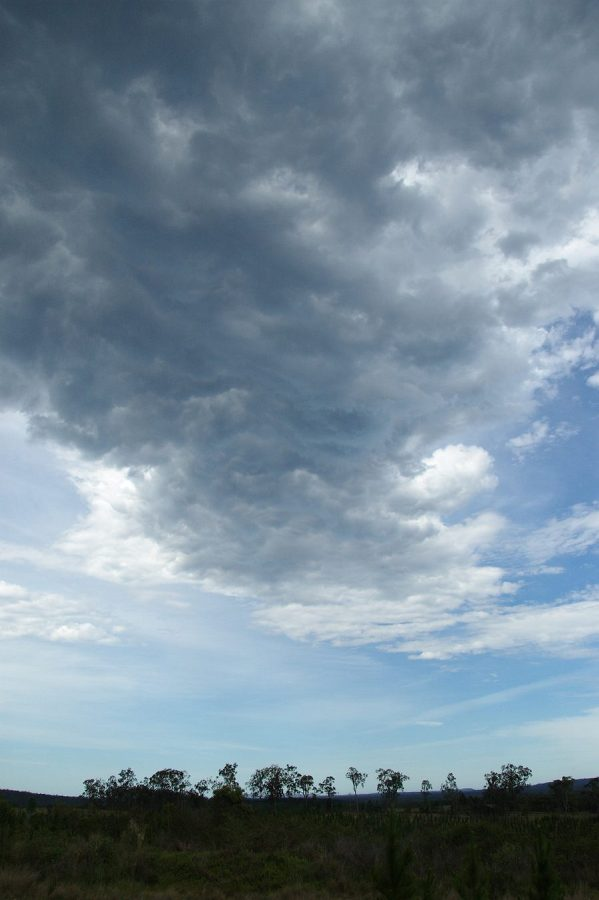
#> input picture IA/Data/altocumulus/14e5b6be-de13-4ede-aea1-f29fed9198ce.jpg, 599 x 900 px, found by its file name; its folder holds only this picture in this run
$ jupyter execute --allow-errors data_augm.ipynb
#> lines starting #> are read from the running program, lines starting #| are printed output that depends on the picture
#> in rotate_and_save_images, image is the input picture: shape (900, 599, 3); mean B, G, R 150.9, 137.1, 118.1
Tourner des images

[cell 1]
#Rotation de 180°
import os
import cv2
import numpy as np

def rotate_image(image, angle):
#> called with angle = 180
    rows, cols = image.shape[0], image.shape[1]
#> rows = 900; cols = 599
    M = cv2.getRotationMatrix2D((cols/2,rows/2),angle,1)
    return cv2.warpAffine(image, M, (cols,rows))
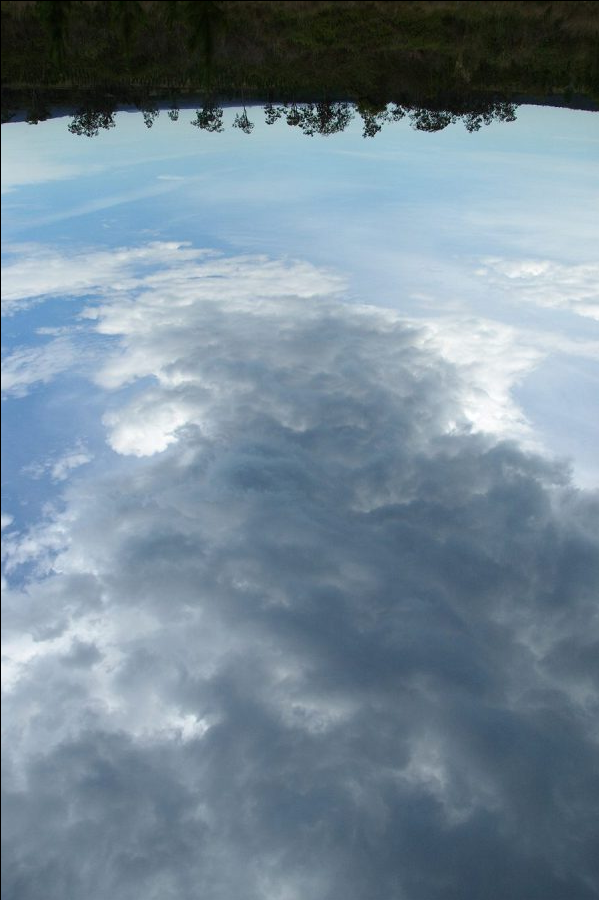
#> returned value: shape (900, 599, 3); mean of channels 0, 1, 2 150.5, 136.8, 117.7; drawn as B, G, R

def rotate_and_save_images(folder_path, output_folder, angle):
    if not os.path.exists(output_folder):
        os.makedirs(output_folder)


    for filename in os.listdir(folder_path):
        image = cv2.imread(os.path.join(folder_path, filename))
        rotated_image = rotate_image(image, angle)
        cv2.imwrite(os.path.join(output_folder, "rotated_" + filename), rotated_image)


rotate_and_save_images("DataClouds/DataNormal/Altocumulus", "DataClouds/DataRot180/AltocumulusRot180", 180)
#> (the rest of this cell did not finish here and is left out)

rotate_and_save_images("DataClouds/DataNormal/Cirrocumulus", "DataClouds/DataRot180/CirrocumulusRot180", 180)
rotate_and_save_images("DataClouds/DataNormal/Cirrostratus", "DataClouds/DataRot180/CirrostratusRot180", 180)
rotate_and_save_images("DataClouds/DataNormal/Cirrus", "DataClouds/DataRot180/CirrusRot180", 180)
rotate_and_save_images("DataClouds/DataNormal/clearSky", "DataClouds/DataRot180/clearSkyRot180", 180)
rotate_and_save_images("DataClouds/DataNormal/Cumulonimbus", "DataClouds/DataRot180/CumulonimbusRot180", 180)
rotate_and_save_images("DataClouds/DataNormal/Cumulus", "DataClouds/DataRot180/CumulusRot180", 180)
rotate_and_save_images("DataClouds/DataNormal/Nimbostratus", "DataClouds/DataRot180/NimbostratusRot180", 180)
rotate_and_save_images("DataClouds/DataNormal/Stratocumulus", "DataClouds/DataRot180/StratocumulusRot180", 180)
rotate_and_save_images("DataClouds/DataNormal/Stratus", "DataClouds/DataRot180/StratusRot180", 180)

Translation vers la gauche

[cell 2]
import cv2
import numpy as np
import os

def translate_image_left(image, x_offset):
#> called with x_offset = 100
    rows, cols = image.shape[:2]
#> rows = 900; cols = 599
    M = np.float32([[1, 0, -x_offset], [0, 1, 0]])
    return cv2.warpAffine(image, M, (cols, rows))
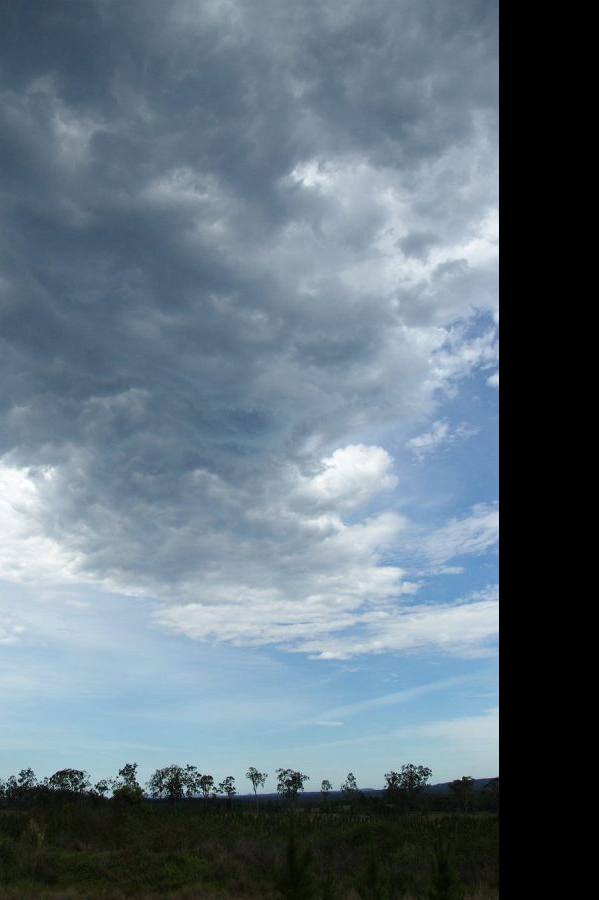
#> returned value: shape (900, 599, 3); mean of channels 0, 1, 2 126.2, 114.4, 98.2; drawn as B, G, R

def translate_images_left_in_folder(src_folder, dst_folder, x_offset):
    for filename in os.listdir(src_folder):
        src_path = os.path.join(src_folder, filename)
        image = cv2.imread(src_path)
        translated_image = translate_image_left(image, x_offset)
        dst_path = os.path.join(dst_folder, 'translated_left_' + filename)
        cv2.imwrite(dst_path, translated_image)


x_offset = 100
translate_images_left_in_folder('DataClouds/Total_data/Altocumulus', 'DataClouds/Total_data_tr_left/Altocumulus', 100)
#> (the rest of this cell did not finish here and is left out)

translate_images_left_in_folder('DataClouds/Total_data/Cirrocumulus', 'DataClouds/Total_data_tr_left/Cirrocumulus', 100)
translate_images_left_in_folder('DataClouds/Total_data/Cirrostratus', 'DataClouds/Total_data_tr_left/Cirrostratus', 100)
translate_images_left_in_folder('DataClouds/Total_data/Cirrus', 'DataClouds/Total_data_tr_left/Cirrus', 100)
translate_images_left_in_folder('DataClouds/Total_data/clearSky', 'DataClouds/Total_data_tr_left/clearSky', 100)
translate_images_left_in_folder('DataClouds/Total_data/Cumulonimbus', 'DataClouds/Total_data_tr_left/Cumulonimbus', 100)
translate_images_left_in_folder('DataClouds/Total_data/Cumulus', 'DataClouds/Total_data_tr_left/Cumulus', 100)
translate_images_left_in_folder('DataClouds/Total_data/Nimbostratus', 'DataClouds/Total_data_tr_left/Nimbostratus', 100)
translate_images_left_in_folder('DataClouds/Total_data/Stratocumulus', 'DataClouds/Total_data_tr_left/Stratocumulus', 100)
translate_images_left_in_folder('DataClouds/Total_data/Stratus', 'DataClouds/Total_data_tr_left/Stratus', 100)

Translation vers la droite

[cell 3]
import cv2
import numpy as np

def translate_image_right(image, x_offset):
#> called with x_offset = 100
    rows, cols = image.shape[:2]
#> rows = 900; cols = 599
    M = np.float32([[1, 0, x_offset], [0, 1, 0]])
    return cv2.warpAffine(image, M, (cols, rows))
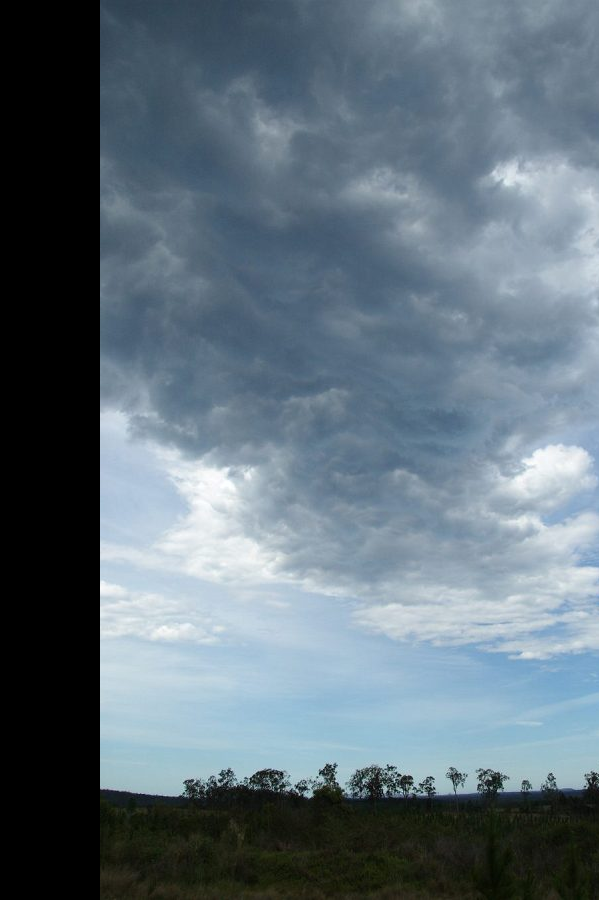
#> returned value: shape (900, 599, 3); mean of channels 0, 1, 2 122.9, 112.2, 96.8; drawn as B, G, R

def translate_images_right_in_folder(src_folder, dst_folder, x_offset):
    for filename in os.listdir(src_folder):
        src_path = os.path.join(src_folder, filename)
        image = cv2.imread(src_path)
        translated_image = translate_image_right(image, x_offset)
        dst_path = os.path.join(dst_folder, 'translated_right_' + filename)
        cv2.imwrite(dst_path, translated_image)


translate_images_right_in_folder('DataClouds/Total_data/Altocumulus', 'DataClouds/Total_data_tr_right/Altocumulus', 100)
#> (the rest of this cell did not finish here and is left out)

translate_images_right_in_folder('DataClouds/Total_data/Cirrocumulus', 'DataClouds/Total_data_tr_right/Cirrocumulus', 100)
translate_images_right_in_folder('DataClouds/Total_data/Cirrostratus', 'DataClouds/Total_data_tr_right/Cirrostratus', 100)
translate_images_right_in_folder('DataClouds/Total_data/Cirrus', 'DataClouds/Total_data_tr_right/Cirrus', 100)
translate_images_right_in_folder('DataClouds/Total_data/clearSky', 'DataClouds/Total_data_tr_right/clearSky', 100)
translate_images_right_in_folder('DataClouds/Total_data/Cumulonimbus', 'DataClouds/Total_data_tr_right/Cumulonimbus', 100)
translate_images_right_in_folder('DataClouds/Total_data/Cumulus', 'DataClouds/Total_data_tr_right/Cumulus', 100)
translate_images_right_in_folder('DataClouds/Total_data/Nimbostratus', 'DataClouds/Total_data_tr_right/Nimbostratus', 100)
translate_images_right_in_folder('DataClouds/Total_data/Stratocumulus', 'DataClouds/Total_data_tr_right/Stratocumulus', 100)
translate_images_right_in_folder('DataClouds/Total_data/Stratus', 'DataClouds/Total_data_tr_right/Stratus', 100)

Suppression des images qui apparaissent plusieurs fois dans un dossier

[cell 4]
import os
import hashlib

def find_duplicates(path):
    files_hash = {}
    duplicates = []

    for root, dirs, files in os.walk(path):
        for file in files:
            file_path = os.path.join(root, file)
            with open(file_path, 'rb') as f:
                file_hash = hashlib.md5(f.read()).hexdigest()
                if file_hash in files_hash:
                    duplicates.append(file_path)

                else:
                    files_hash[file_hash] = file_path

    return duplicates

def delete_duplicates(duplicates):
    for file_path in duplicates:
        os.remove(file_path)

duplicates = find_duplicates('Données/datas/Stratus')
delete_duplicates(duplicates)

$ run again, on IA/Data/altocumulus/altocumulus-stratiformis-perlucidus-1040x585.jpg
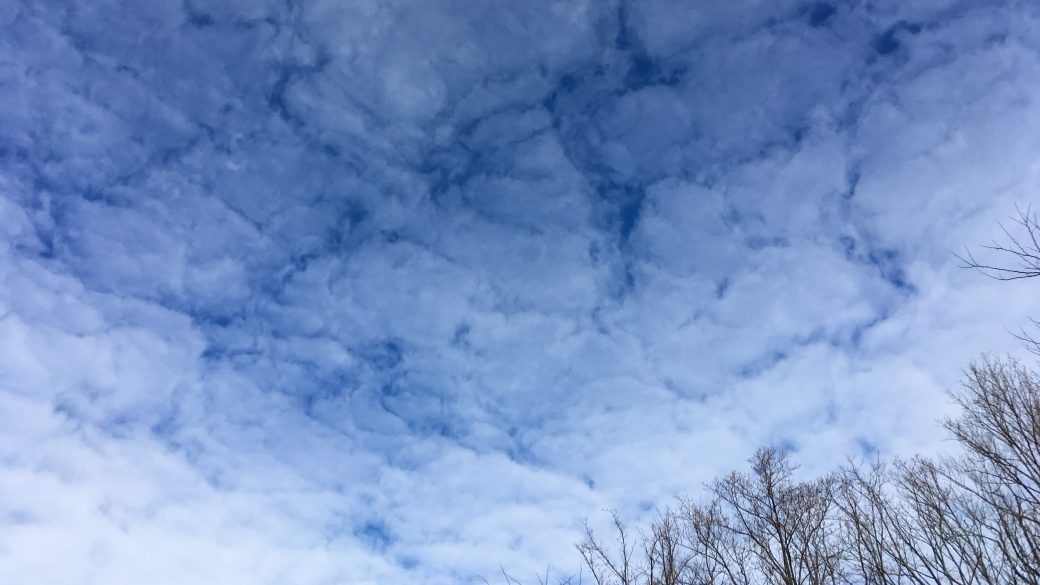
#> input picture IA/Data/altocumulus/altocumulus-stratiformis-perlucidus-1040x585.jpg, 1040 x 585 px, found by its file name
#> in rotate_and_save_images, image is the input picture: shape (585, 1040, 3); mean B, G, R 197.4, 148.1, 120.1
#> in translate_image_left, `return cv2.warpAffine(image, M, (cols, rows))`:
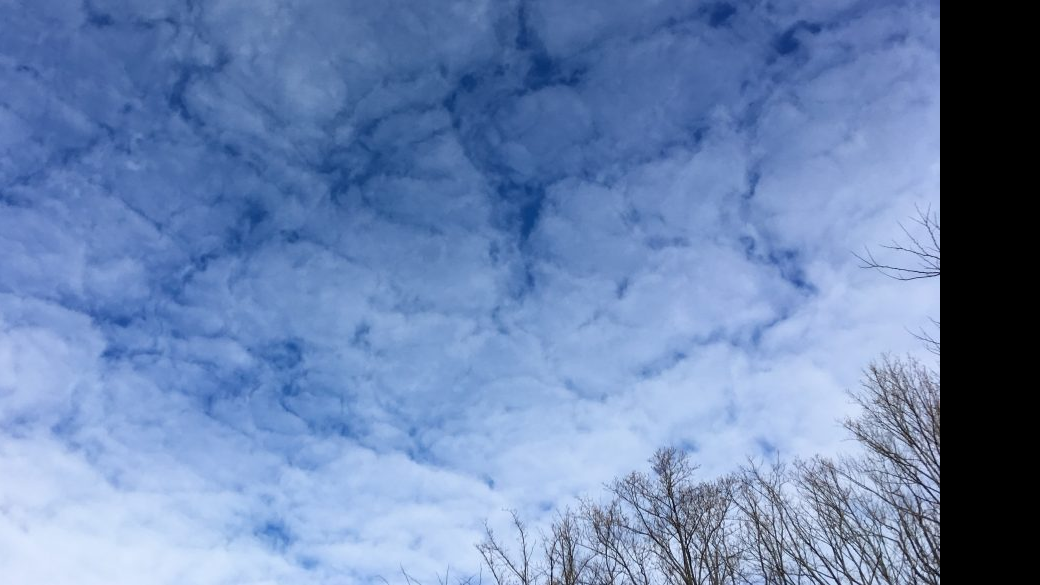
#> returned value: shape (585, 1040, 3); mean of channels 0, 1, 2 176.9, 132.6, 106.9; drawn as B, G, R
#> in translate_image_right, `return cv2.warpAffine(image, M, (cols, rows))`:
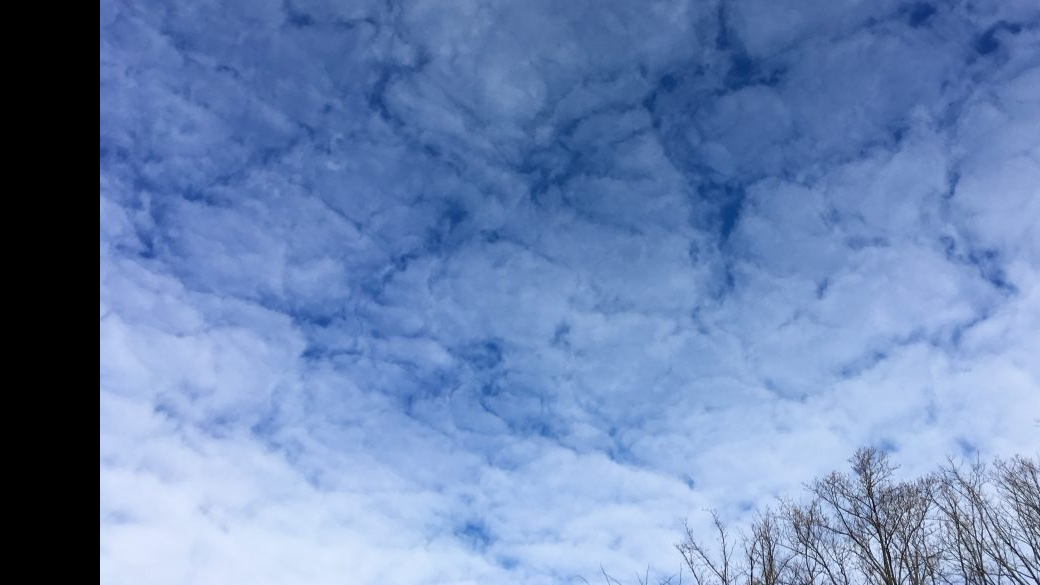
#> returned value: shape (585, 1040, 3); mean of channels 0, 1, 2 178.1, 132.6, 106.3; drawn as B, G, R

$ run again, on IA/Data/altocumulus/image16.jpeg
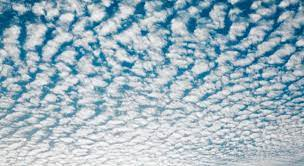
#> input picture IA/Data/altocumulus/image16.jpeg, 304 x 166 px, found by its file name
#> in rotate_and_save_images, image is the input picture: shape (166, 304, 3); mean B, G, R 191.5, 179.5, 156.3
#> in translate_image_left, `return cv2.warpAffine(image, M, (cols, rows))`:
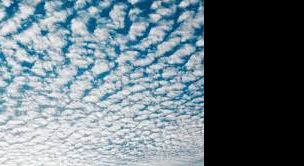
#> returned value: shape (166, 304, 3); mean of channels 0, 1, 2 128.3, 120.1, 104.5; drawn as B, G, R
#> in translate_image_right, `return cv2.warpAffine(image, M, (cols, rows))`:
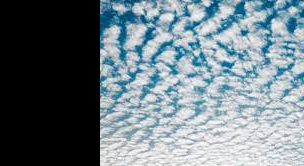
#> returned value: shape (166, 304, 3); mean of channels 0, 1, 2 131.8, 124.6, 109.9; drawn as B, G, R

$ run again, on IA/Data/altocumulus/image18.jpeg
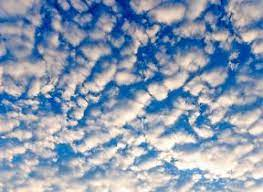
#> input picture IA/Data/altocumulus/image18.jpeg, 263 x 192 px, found by its file name
#> in rotate_and_save_images, image is the input picture: shape (192, 263, 3); mean B, G, R 178.9, 155.2, 137.4
#> in translate_image_left, `return cv2.warpAffine(image, M, (cols, rows))`:
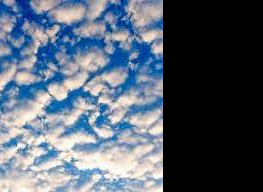
#> returned value: shape (192, 263, 3); mean of channels 0, 1, 2 111.8, 97.6, 86.5; drawn as B, G, R
#> in translate_image_right, `return cv2.warpAffine(image, M, (cols, rows))`:
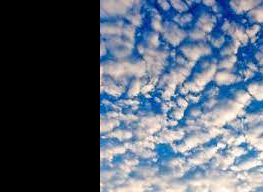
#> returned value: shape (192, 263, 3); mean of channels 0, 1, 2 110, 94.8, 84; drawn as B, G, R

$ run again, on IA/Data/altocumulus/30316775814_b397b2a150_b.jpg
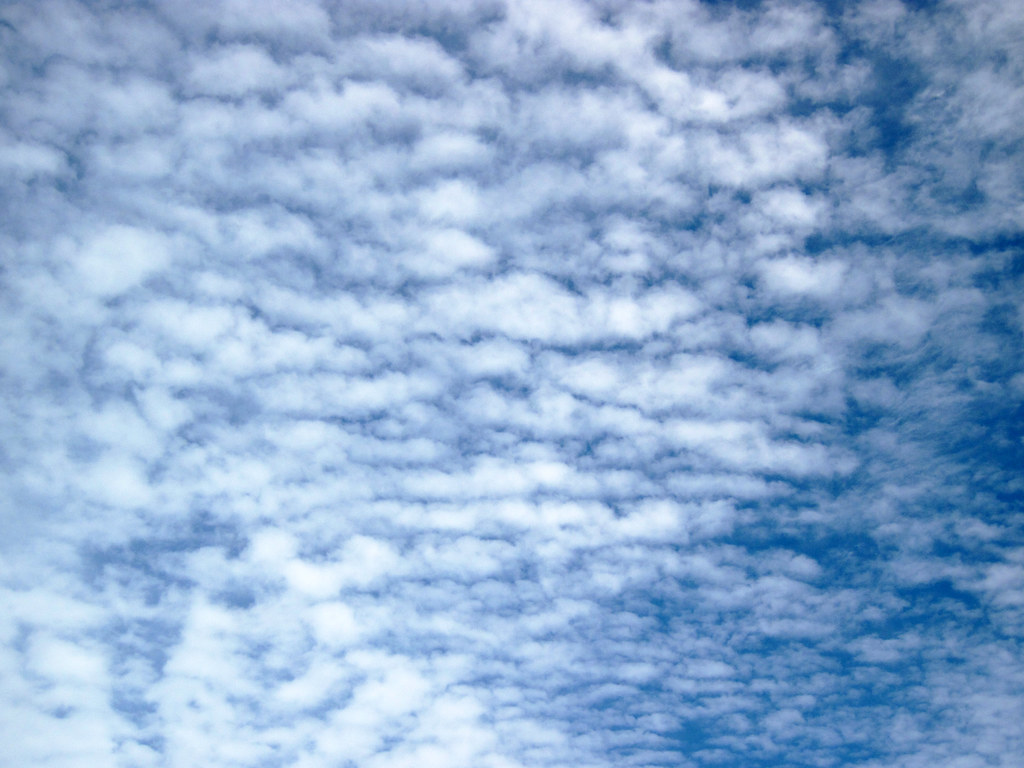
#> input picture IA/Data/altocumulus/30316775814_b397b2a150_b.jpg, 1024 x 768 px, found by its file name
#> in rotate_and_save_images, image is the input picture: shape (768, 1024, 3); mean B, G, R 210.1, 173.5, 142.6
#> in translate_image_left, `return cv2.warpAffine(image, M, (cols, rows))`:
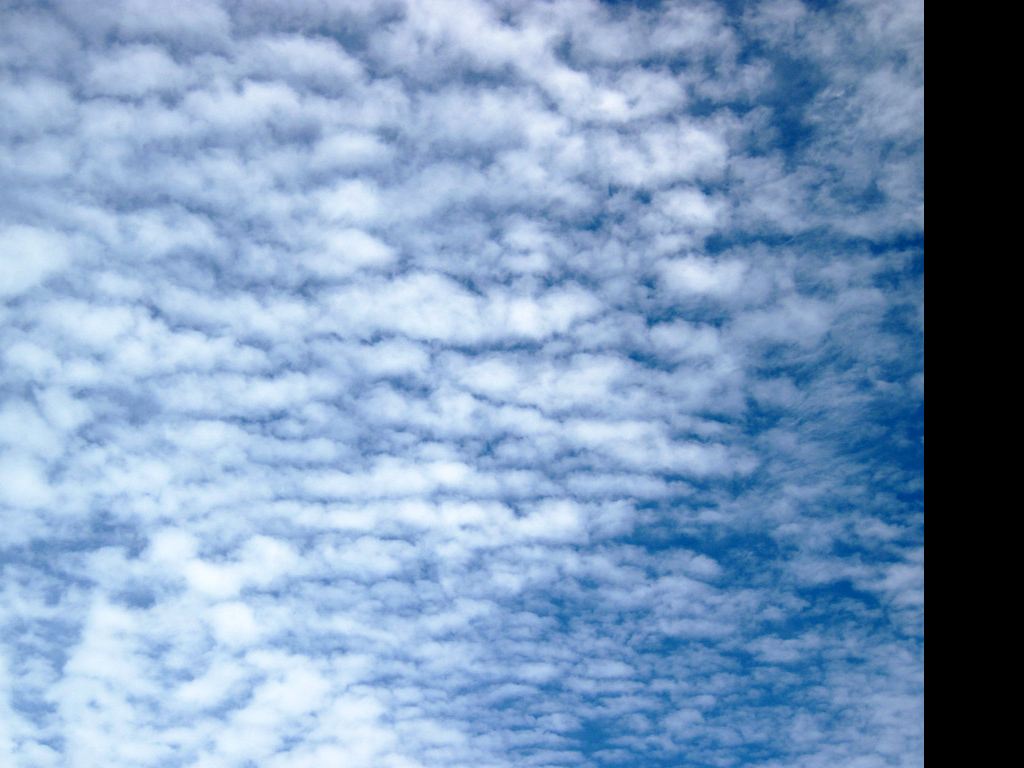
#> returned value: shape (768, 1024, 3); mean of channels 0, 1, 2 188.8, 155.3, 127.1; drawn as B, G, R
#> in translate_image_right, `return cv2.warpAffine(image, M, (cols, rows))`:
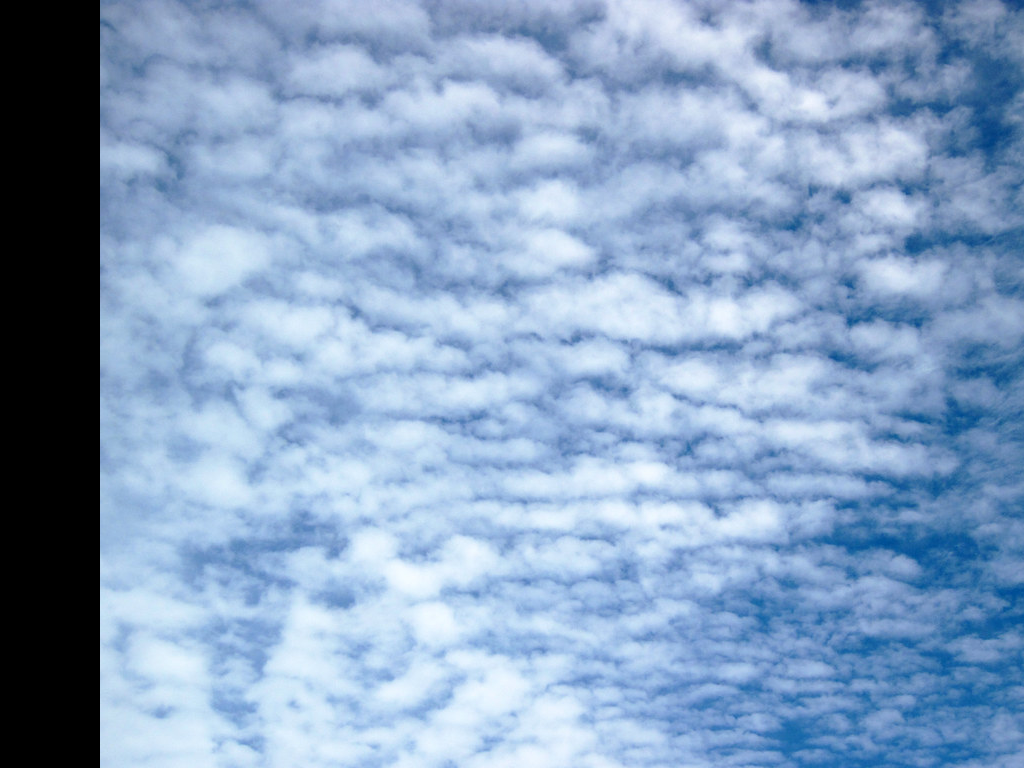
#> returned value: shape (768, 1024, 3); mean of channels 0, 1, 2 194, 161.6, 134.8; drawn as B, G, R
